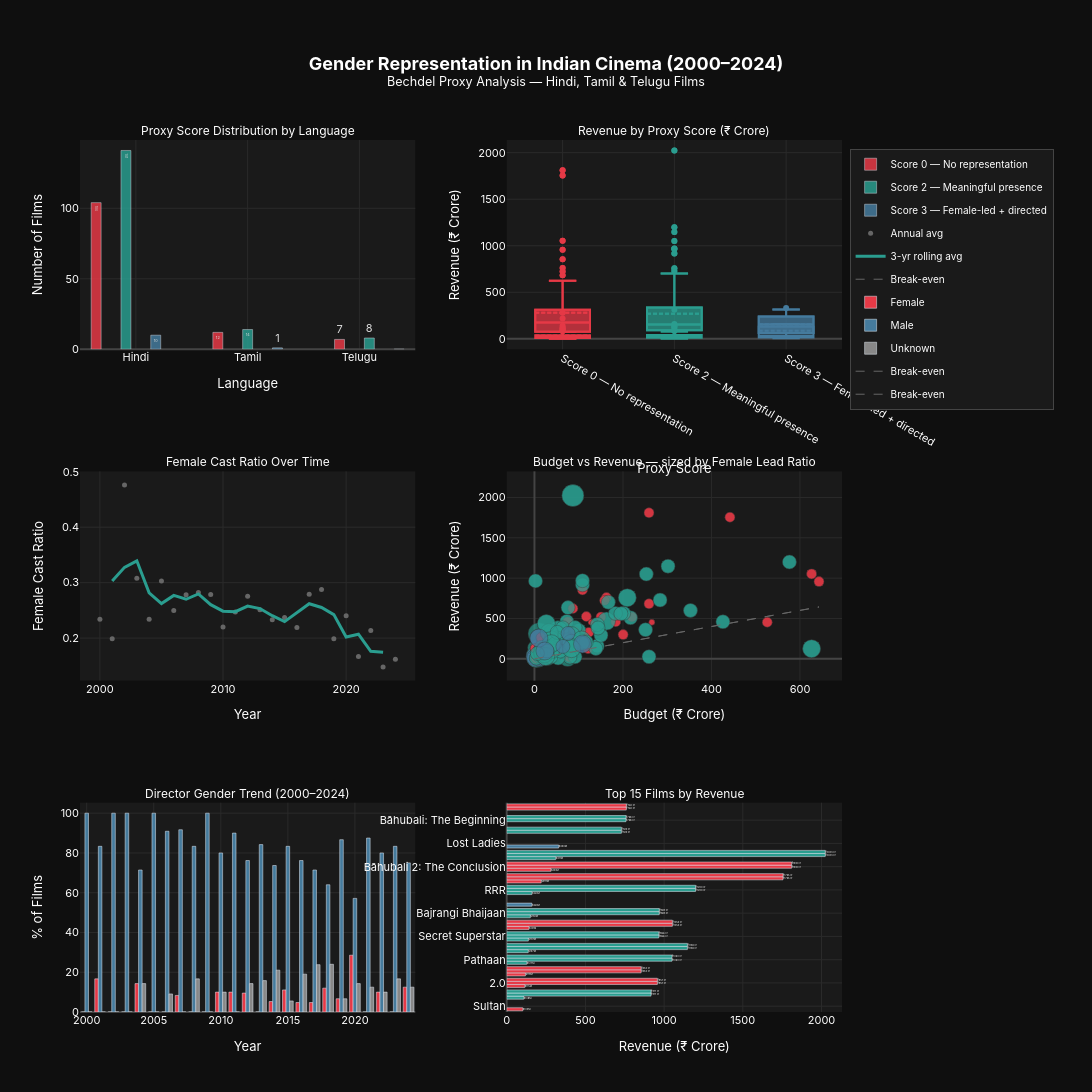

Write notebook code for a chart like this one.
### Code cell
fig.update_layout(
    height=1400,
    width=1400,
    title=dict(
        text="<b>Gender Representation in Indian Cinema (2000–2024)</b><br>"
             "<sup>Bechdel Proxy Analysis — Hindi, Tamil & Telugu Films</sup>",
        x=0.5, xanchor="center",
        font=dict(size=18, color="white")
    ),
    paper_bgcolor="#0f0f0f",
    plot_bgcolor="#1a1a1a",
    font=dict(color="white", family="Inter, Arial, sans-serif", size=11),
    barmode="group",
    legend=dict(
        bgcolor="#1a1a1a", bordercolor="#444", borderwidth=1,
        font=dict(color="white", size=10),
        orientation="v",
        x=1.01, y=0.99,
        xanchor="left", yanchor="top",
        tracegroupgap=4
    ),
    margin=dict(l=80, r=250, t=140, b=80)
)

# Per-axis styling
axis_style = dict(gridcolor="#2a2a2a", zerolinecolor="#444", color="white", showgrid=True)
fig.update_xaxes(**axis_style)
fig.update_yaxes(**axis_style)

# Row 1
fig.update_xaxes(title_text="Language", row=1, col=1)
fig.update_yaxes(title_text="Number of Films", row=1, col=1)
fig.update_xaxes(title_text="Proxy Score", row=1, col=2)
fig.update_yaxes(title_text="Revenue (₹ Crore)", row=1, col=2)

# Row 2
fig.update_xaxes(title_text="Year", row=2, col=1)
fig.update_yaxes(title_text="Female Cast Ratio", row=2, col=1)
fig.update_xaxes(title_text="Budget (₹ Crore)", row=2, col=2)
fig.update_yaxes(title_text="Revenue (₹ Crore)", row=2, col=2)

# Row 3
fig.update_xaxes(title_text="Year", row=3, col=1)
fig.update_yaxes(title_text="% of Films", row=3, col=1)
fig.update_xaxes(title_text="Revenue (₹ Crore)", row=3, col=2)

# Fix subplot title font
for annotation in fig.layout.annotations:
    annotation.font.size = 12
    annotation.font.color = "white"

# Save
fig.write_html("../visuals/dashboard.html", 
               config={"displayModeBar": True, "responsive": True})
print("✓ Dashboard saved — open visuals/dashboard.html")
fig.show()
